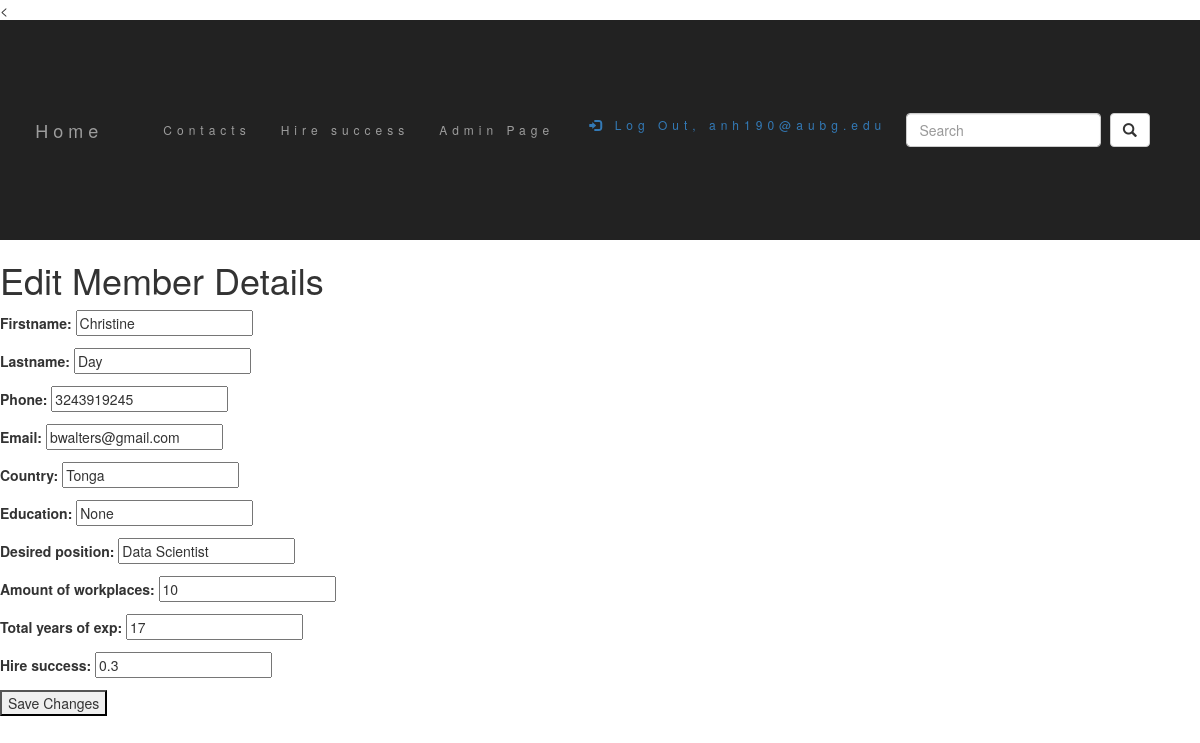
Screenshot of /home/contacts/details/0/edit/ (signed in) with the database file from the repository.
### crm_project/models.py (models this page shows, shortened)
class Member(models.Model):
  firstname = models.CharField(max_length=255)
  lastname = models.CharField(max_length=255)
  phone = models.CharField(null=True, max_length=255)
  email = models.EmailField(null=True)
  country = models.CharField(max_length=255, null=True)
  id = models.IntegerField(primary_key=True)
  education = models.CharField(max_length=255, null=True)
  desired_position = models.CharField(max_length=255, null=True)
  amount_of_workplaces = models.IntegerField(null=True)
  total_years_of_exp = models.IntegerField(null=True)
  hire_success = models.FloatField(null=True)

### crm_project/views.py (the view)
# urls.py: path('home/contacts/details/<int:id>/edit/', views.edit_details, name='edit_details'),
@login_required
def edit_details(request, id):
  member = get_object_or_404(Member, pk=id)
  if request.method == 'POST':
    form = MemberForm(request.POST, instance=member)
    if form.is_valid():
      form.save()
      return HttpResponseRedirect(reverse('details', args=(id,)))
  else:
    form = MemberForm(instance=member)
  return render(request, 'edit_details.html', {'form': form})

### crm_project/forms.py
class MemberForm(forms.ModelForm):
    class Meta:
        model = Member
        fields = ['firstname', 'lastname', 'phone', 'email', 'country', 'education', 'desired_position', 'amount_of_workplaces', 'total_years_of_exp', 'hire_success']

### crm_project/templates/edit_details.html (shortened to what this page needs)
{% include "header.html" %}
{% block content %}
  <h1>Edit Member Details</h1>
  <form method="post">
    {{ form.as_p }}
    <button type="submit">Save Changes</button>
  </form>
{% endblock %}

### crm_project/templates/header.html (shortened to what this page needs)
<!DOCTYPE html>
<html lang="en">
<link href="https://cdn.jsdelivr.net/npm/bootstrap@5.3.0-alpha1/dist/css/bootstrap.min.css" rel="stylesheet">
<link rel="stylesheet" href="https://maxcdn.bootstrapcdn.com/bootstrap/3.4.1/css/bootstrap.min.css">
<nav class="navbar navbar-inverse navbar-expand-lg">
  <div class="container-fluid">
    <div class="navbar-header">
      <a class="active navbar-brand" href="{% url 'home' %}">Home</a>
    </div>
<ul class="nav navbar-nav">
      <li class=""><a href="{% url 'contacts' %}">Contacts</a></li>
      <li><a href="{% url 'main' %}">Hire success</a></li>
      <li><a href="admin/">Admin Page</a></li>
    </ul>
<ul class="nav navbar-nav navbar-right">
    {% if user.is_authenticated %}
  <p><a href="{% url 'logout' %}"><span class="glyphicon glyphicon-log-in"></span> Log Out, {{ user.username }}</a></p>
{% else %}
  <p>You are not logged in</p>
  <a href="{% url 'login' %}"><span class="glyphicon glyphicon-log-in"></span> Log In</a>
{% endif %}
    </ul>
      <form class="navbar-form navbar-left" action="{% url 'contact_search' %}" method="get">
      <div class="form-group">
        <input type="text" name="q" class="form-control" placeholder="Search">
      </div>
      <button type="submit" class="btn btn-default">
      <i class="glyphicon glyphicon-search"></i>
      </button>
    </form>
  </div>
</nav>

### crm_project/templates/header.html (style rules this page uses)
.container-fluid { padding-top: 70px; padding-bottom: 70px; }
.navbar { padding-top: 15px; padding-bottom: 15px; border: 0; border-radius: 0; margin-bottom: 0; font-size: 12px; letter-spacing: 5px; }

### rows the page displays
Member: firstname "Christine", lastname "Day", phone "3243919245", email "bwalters@gmail.com", country "Tonga", education "None", desired_position "Data Scientist", amount_of_workplaces "10", total_years_of_exp "17", hire_success "0.3"

### other values shown
{{ user.username }} "anh190@aubg.edu"
